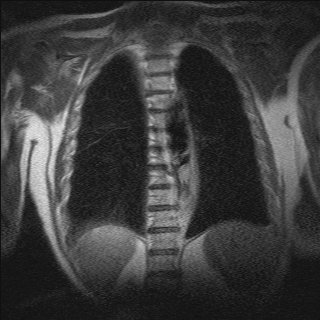
%> input picture segPollen/fght/data/images/VLA05.bmp, 320 x 320 px
$ octave gfht_demo2.m   (GNU Octave 9; MATLAB toolbox functions it lacks are replaced by stand-ins)
%> lines starting %> are read from the running program, lines starting %| are printed output that depends on the picture
### segPollen/fght/common/click.m
function hdl = click(I, varargin)
%
% click help

text = '';
if nargin == 2
    text = varargin{1};
end

hdl = figure;

h1 = subplot('position',[0.1 0.2 0.88 0.67]);
if (isfloat(I))
    if (max(I(:)) <= 1)
        I = 255*I;
    end
    I = uint8(imnorm(I, [0 255]));
end
imagesc(I);
axis off;
axis image;
% ylabel('image', 'FontSize',8);
title(text, 'FontSize',14);

h2 = subplot('position',[0.1 0.1 0.88 0.08]);
set(h2, 'FontSize',7);
[counts, x] = imhist(I);
bar(x, counts);
axis(h2, [0 255 min(counts) max(counts)]);
% set(h2, 'XTickLabel','');
% colorbar('Location','SouthOutside');
xlabel('gray level', 'FontSize',8);
ylabel('histogram', 'FontSize',8);
colormap gray;
axes(h1);

### segPollen/fght/common/cedge.m
function E = cedge(E, ln)
%
% Clears the unimportant edges on the binary image based on the edge
% length removing all those edges that are composed by a number of pixels
% below the threshold. It also clears the border edges that can cause
% distorsion in the later pattern recognition processment.

% clearing border edges
npixels = 2;
E(1:npixels,:) = false;
E(end-npixels+1:end,:) = false;
E(:,1:npixels) = false;
E(:,end-npixels+1:end) = false;

% clearing unimportant edges
[L, num] = bwlabel(E,8);
for i=1:num
    acc(i) = numel(find(L == i));
end
ind = find(acc >= ln);
ind1 = [];
for i=1:length(ind)
    ind1 = [ind1; find(L == ind(i))];
end
E = logical(zeros(size(E)));
E(ind1) = true;

### segPollen/fght/demos/gfht_demo2.m
% 'gfht_demo2.m'
%
% This is a medical application of the generalized fuzzy Hough transform
% for the autiomatic identification of Regions Of Interest (ROIs) in
% Cardiac Magnetic Resonance Images (CMRIs).
%
% Copyright (c) 2010 by Pau Micó

close all; clear; clc;
%%%%%%%%%%%%%%%%%%%%%%%%%%%%%%%%%%%%%%%%%%%%%%%%%%%%%%%%%%%%%%%%%%%%%%%%%%%
% Source load
%
srcs = [{'SA06'}; ...
        {'HLA02'}; ...
        {'VLA05'}];                                                         % sources located in './data/images'
msgbox({'Select the CMR source for the pattern definition'; ...
    ' '; ...
    '1.- CMRI short axis view'; ...
    '2.- CMRI horizontal long axis view'; ...
    '3.- CMRI vertical long axis view'}, ...
    'Source load', 'help', 'modal');
index = input('source (number) = ');
%> the answer given: 3

I = imread([srcs{index} '.bmp']);
%> I: size 320x320 uint8; min 0, max 255, mean 50.9
I = adapthisteq(I, 'NumTiles',[3 3], 'ClipLimit',0.015, ...
      'Distribution','uniform', 'Range','full');                            % histogram equalization
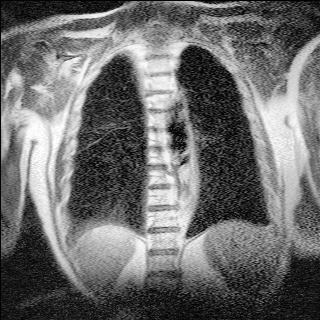
%> I: size 320x320 uint8; min 0, max 255, mean 108.2
click(I, 'Source');
%> in click, `text = varargin{1};`: text = 'Source'
%> in click, `title(text, 'FontSize',14);`:
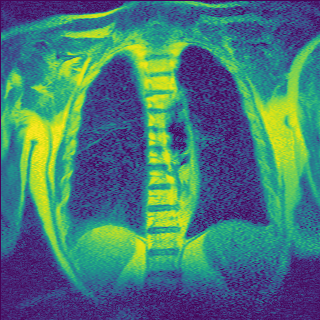
%> displayed picture: size 320x320x3, on the screen's scale of 0 to 255; mean R, G, B 71.5, 120.2, 117.6
%> in click, `[counts, x] = imhist(I);`: counts = 256 values, max 1011 at index 18, min 15 at index 1, mean 400; x = 256 values from 0 to 255
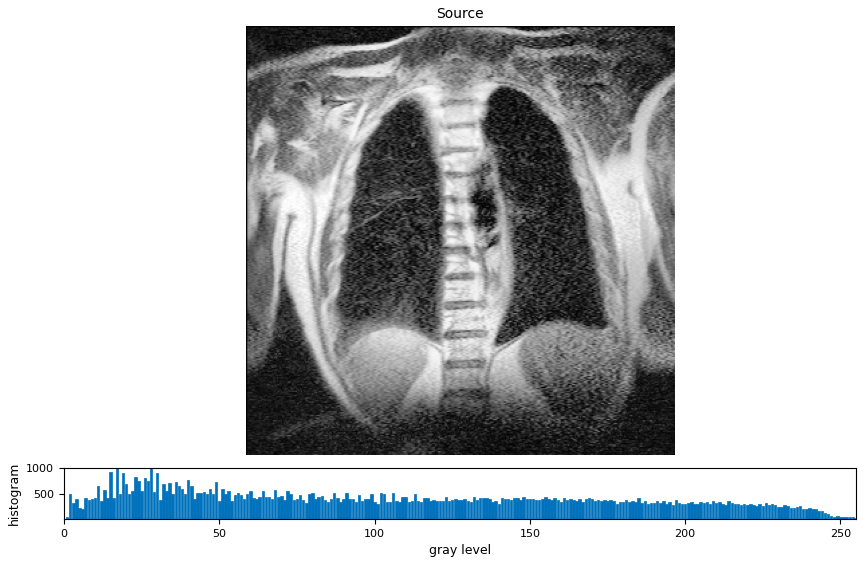
%> figure redrawn from the program's plot data, 2 panels
disp('Click ''enter'' to continue...'), pause;

%%%%%%%%%%%%%%%%%%%%%%%%%%%%%%%%%%%%%%%%%%%%%%%%%%%%%%%%%%%%%%%%%%%%%%%%%%%
% Pattern definition
%
thr = [0 (mean(I(:))-double(min(I(:))))/double(max(I(:)))];
%> thr = [0 0.424]
E = edge(I, 'canny', thr, 1.5);
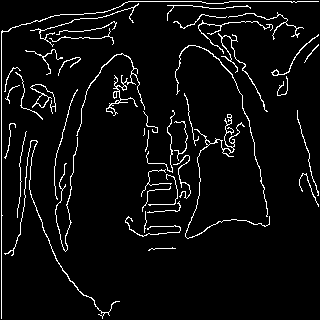
%> E: size 320x320 logical; 5.2% white in thin lines or dots
E = cedge(E, 8);                                                            % delete unimportant edges
%> in cedge, `E(end-npixels+1:end,:) = false;`: E: size 320x320 logical; 5.1% white in thin lines or dots
%> in cedge, `E(:,1:npixels) = false;`: E: size 320x320 logical; 4.8% white in thin lines or dots
%> in cedge, `E(:,end-npixels+1:end) = false;`: E: size 320x320 logical; 4.8% white in thin lines or dots
%> in cedge, `[L, num] = bwlabel(E,8);`:
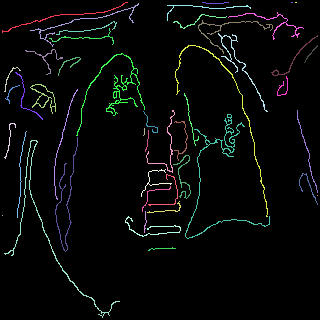
%> L: size 320x320 double; 48 distinct labels, from 0 to 47; one colour per label, 0 black
%> in cedge, `[L, num] = bwlabel(E,8);`: num = 47
%> the loop in cedge, `for i=1:num` made 47 passes
%> after the loop in cedge, `for i=1:num`: acc = 47 values, max 453 at index 35, min 1 at index 2, mean 104.1
%> in cedge, `ind = find(acc >= ln);`: ind = 43 values from 1 to 46
%> the loop in cedge, `for i=1:length(ind)` made 43 passes
%> after the loop in cedge, `for i=1:length(ind)`: ind1 = 4885 values, max 101645 at index 4857, min 671 at index 1, mean 47375.2
%> in cedge, `E(ind1) = true;`: E: size 320x320 logical; 4.8% white in thin lines or dots
click(E, 'Binarized');
%> in click (call 2), `text = varargin{1};`: text = 'Binarized'
%> in click (call 2), `title(text, 'FontSize',14);`:
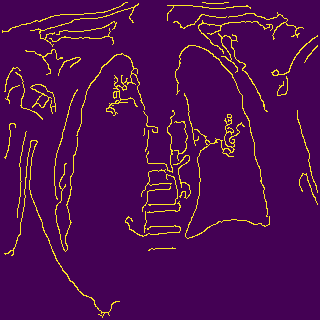
%> displayed picture: size 320x320x3, on the screen's scale of 0 to 255; mean R, G, B 76.8, 12, 81.8
%> in click (call 2), `[counts, x] = imhist(I);`: counts = [97515; 4885]; x = [0; 1]
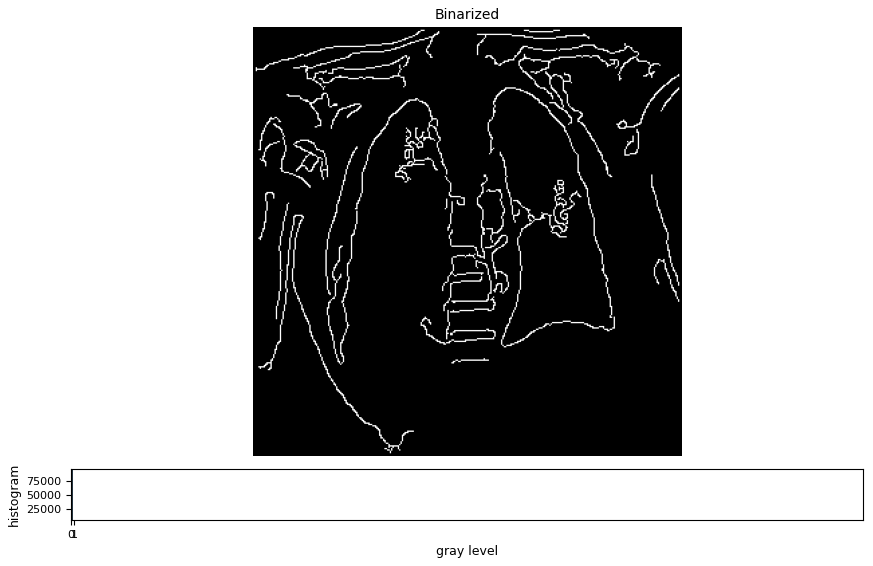
%> figure redrawn from the program's plot data, 2 panels
disp('Click ''enter'' to continue...'), pause;

msgbox({'Select points to define the pattern and right click to create the mask.'; ...
    'The mask should be a closed shape.'; ...
    'To close the shape raight-click on the first defined point'}, ...
    'Pattern definition (R-table)', 'help', 'modal');
%> (the run ends here)

$ run again, with segPollen/fght/data/images/HLA00_lab.bmp copied over segPollen/fght/data/images/VLA05.bmp
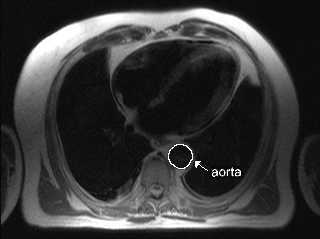
%> input picture segPollen/fght/data/images/HLA00_lab.bmp, 320 x 239 px
%> I is the input picture: size 239x320 uint8; min 9, max 255, mean 56.9
%> text = 'Source'
%> counts = 256 values, max 3910 at index 9, min 4 at index 1, mean 298.8; x = 256 values from 0 to 255
%> thr = [0 0.316]
%> in cedge, `[L, num] = bwlabel(E,8);`:
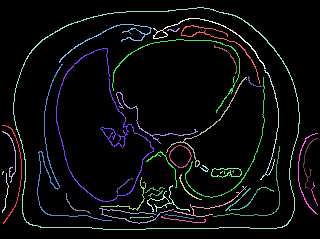
%> L: size 239x320 double; 42 distinct labels, from 0 to 41; one colour per label, 0 black
%> num = 41
%> the loop in cedge, `for i=1:num` made 41 passes
%> after the loop in cedge, `for i=1:num`: acc = 41 values, max 956 at index 5, min 3 at index 34, mean 128.1
%> ind = 37 values from 1 to 41
%> the loop in cedge, `for i=1:length(ind)` made 37 passes
%> after the loop in cedge, `for i=1:length(ind)`: ind1 = 5236 values, max 75978 at index 5131, min 604 at index 1, mean 39074.1
%> `click(E, 'Binarized');`:
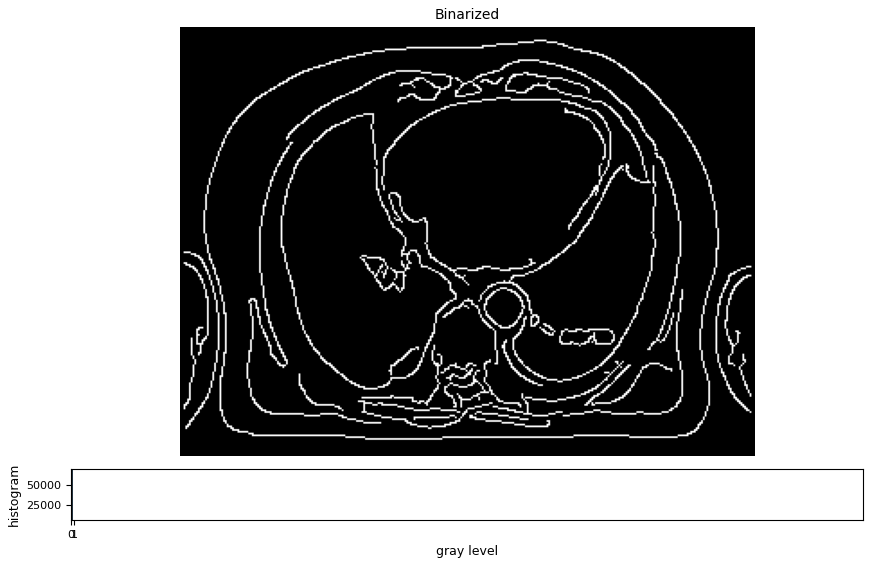
%> figure redrawn from the program's plot data, 2 panels
